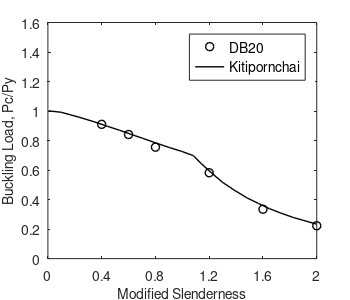

This figure's MATLAB source:
%% plot Pc/PY vs Lambda
hfig=figure;
Kitipornchai = csvread('Kitipornchai.csv');
x=      [0.4 0.6   0.8   1.2   1.6   2.0];
y=     [0.91 0.841 0.755 0.582 0.335 0.223];
plot(x,y,'ko','LineWidth',1)
hold on
plot(Kitipornchai(:,1),Kitipornchai(:,2),'k-','LineWidth',1)
xlim([0 2.0])
ylim([0 1.6])
set(gca,'YTick',(0:0.2:1.6))
set(gca,'XTick',(0:0.4:2.0))
set(gca,'FontSize',10)
xlabel('Modified Slenderness','FontSize',10) 
ylabel('Buckling Load, Pc/Py','FontSize',10)
legend({'DB20','Kitipornchai'},'FontSize',10)
legend('Location','northeast')

% save figure
figWidth=3.5;
figHeight=3;
set(hfig,'PaperUnits','inches');
set(hfig,'PaperPosition',[0 0 figWidth figHeight]);
fileout=('test2DB.');
print(hfig,[fileout,'tif'],'-r800','-dtiff');